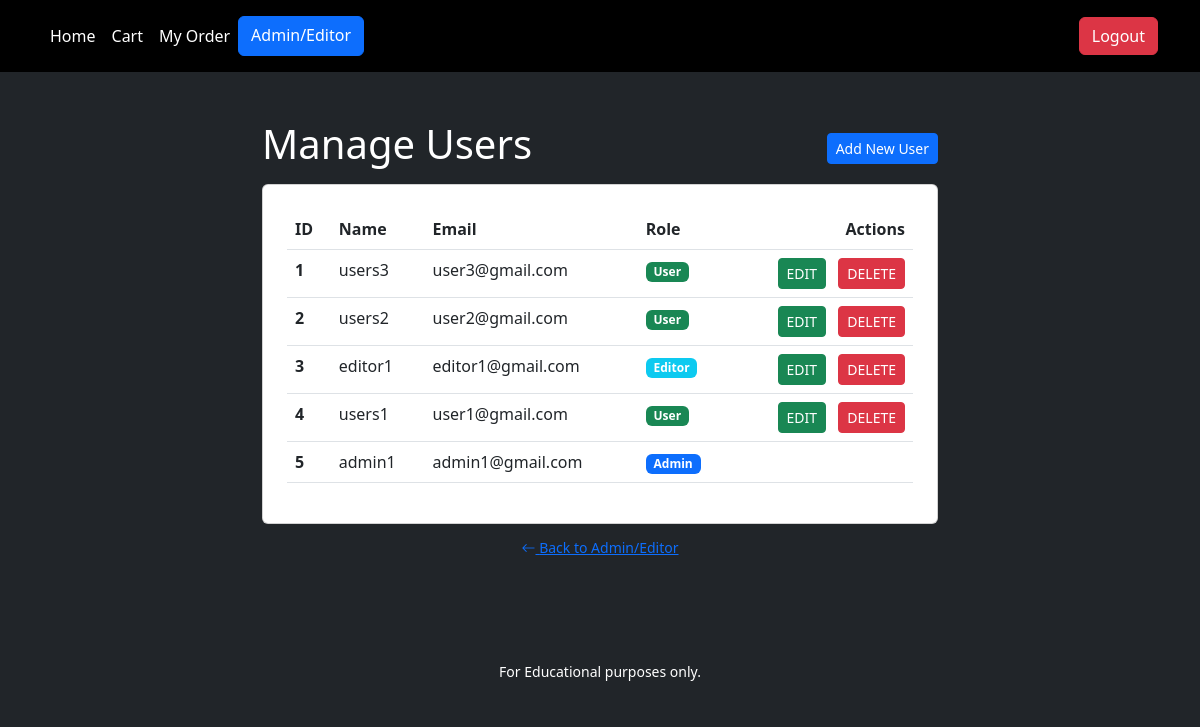
Page /manage-users (signed in) on the earlier database version.
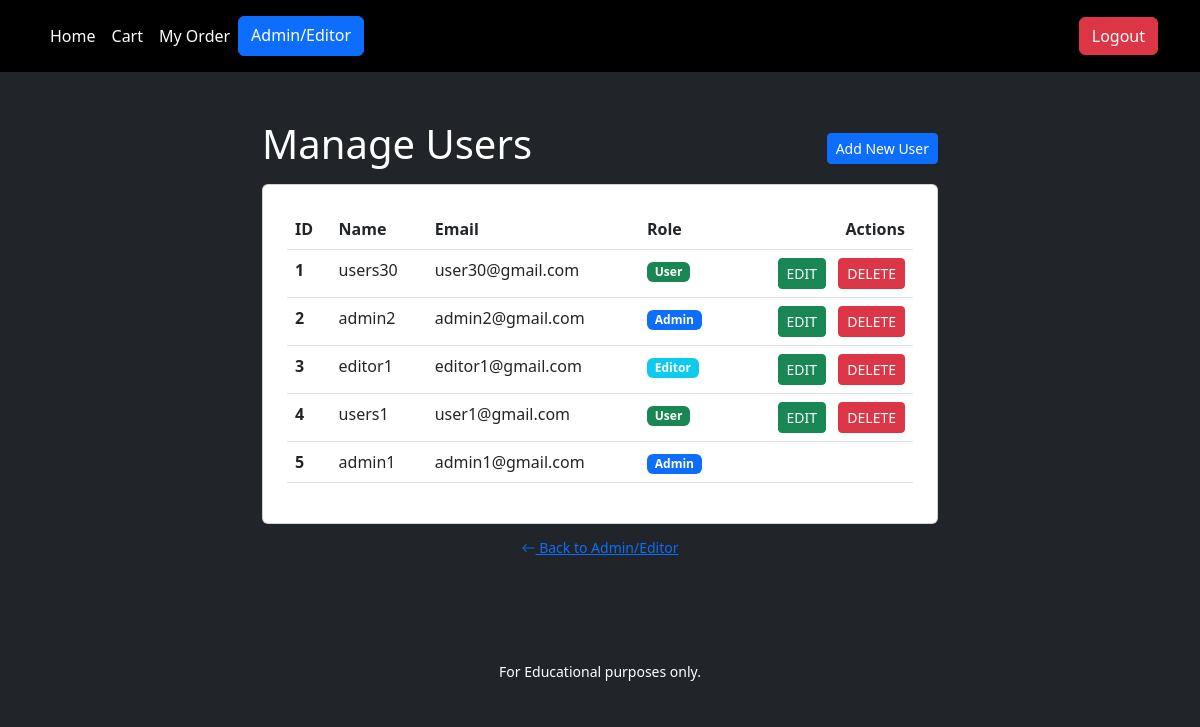
Same page on the later database version.
### tables this page shows
CREATE TABLE `users` (
  `id` int(11) NOT NULL AUTO_INCREMENT,
  `name` varchar(255) NOT NULL,
  `password` varchar(255) NOT NULL,
  `email` varchar(255) NOT NULL,
  `role` varchar(255) NOT NULL DEFAULT 'user',
  `created_at` timestamp NOT NULL DEFAULT current_timestamp() ON UPDATE current_timestamp(),
  PRIMARY KEY (`id`)
);

### includes/class-db.php (called while the page is built, shortened)
<?php
class DB
{
    private $db;
    public function __construct()
    {
        try{
            $this->db = new PDO(
                'mysql:host=devkinsta_db;dbname=Final_project',
                'root',
                '4JqGyoVdUoAAEJxU'
            );
        }catch( PDOException $error ){
            die( "Database connection failed" );
        }
    }
    public static function connect()
    {
        return new self();
    }
    public function select( $sql, $data = [],$is_list = false)
    {
        $statement = $this->db->prepare( $sql );
        $statement->execute($data);
        if ( $is_list ){
            return $statement->fetchAll(PDO::FETCH_ASSOC);
        }else{
            return $statement->fetch(PDO::FETCH_ASSOC);
        }
    }
}

### includes/class-user.php (called while the page is built, shortened)
<?php
class User
{
    public static function getAllUsers()
    {
        return DB::connect()->select(
            'SELECT * FROM users ORDER BY id DESC',
            [],
            true
        );
    }
}

### admins/manage-users.php (the view, shortened to what this page needs)
<?php
require dirname(__DIR__) . '/parts/header.php';?>
<div class="container mx-auto my-5" style="max-width: 700px;">
    <div class="d-flex justify-content-between align-items-center mb-2">
        <h1 class="h1 text-white">Manage Users</h1>
        <div class="text-end">
            <a href="/manage-users-add" class="btn btn-primary btn-sm">Add New User</a>
        </div>
    </div>
    <div class="card mb-2 p-4">
        <table class="table">
            <thead>
                <tr>
                    <th scope="col">ID</th>
                    <th scope="col">Name</th>
                    <th scope="col">Email</th>
                    <th scope="col">Role</th>
                    <th scope="col" class="text-end">Actions</th>
                </tr>
            </thead>
            <tbody>
                <?php foreach( User::getAllUsers() as $index =>$user ) : ?>
                <tr>
                    <th scope="row"><?php echo $index+1; ?></th>
                    <td><?php echo $user['name']; ?></td>
                    <td><?php echo $user['email']; ?></td>
                    <td><?php switch($user['role']){
                            case 'user':
                            echo '<span class="badge bg-success">User</span>';
                            break;
                            case 'editor':
                            echo '<span class="badge bg-info">Editor</span>';
                            break;
                            case 'admin':
                            echo '<span class="badge bg-primary">Admin</span>';
                            break;
                        }?>
                    </td>
                    <td class="text-end">
                        <div class="buttons">
                            <?php if ( $_SESSION['user']['id'] !== $user['id'] ) : ?>
                            <a href="/manage-users-edit?id=<?php echo $user['id']; ?>"
                                class="btn btn-success btn-sm me-2">EDIT</a>
                            <button type="button" class="btn btn-danger btn-sm" data-bs-toggle="modal"
                                data-bs-target="#user-<?php echo $user['id']; ?>">DELETE
                            </button>
                            <?php endif; ?>
                        </div>
                    </td>
                </tr>
                <?php endforeach; ?>
            </tbody>
        </table>
    </div>
    <div class="text-center">
        <a href="/admin_page" class="btn btn-link btn-sm"><i class="bi bi-arrow-left"></i> Back to Admin/Editor</a>
    </div>
</div>
<?php
require dirname(__DIR__) . '/parts/footer.php';

Differences in the rows shown:
removed users: name "users3", email "user3@gmail.com", role "User"
removed users: name "users2", email "user2@gmail.com", role "User"
added users: name "users30", email "user30@gmail.com", role "User"
added users: name "admin2", email "admin2@gmail.com", role "Admin"
